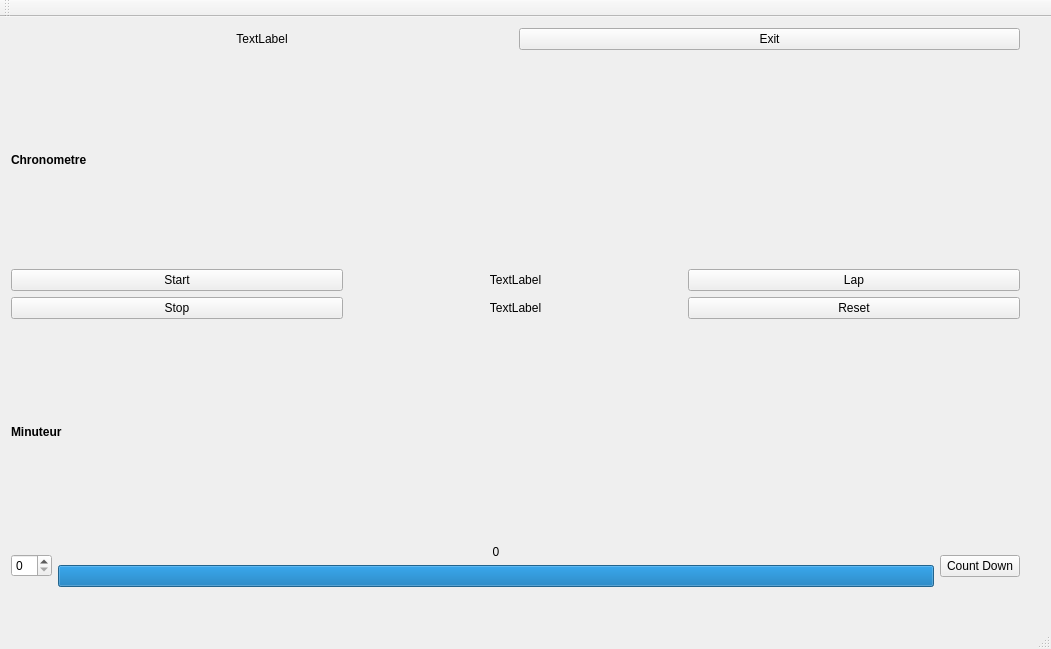
<?xml version="1.0" encoding="UTF-8"?>
<ui version="4.0">
 <class>MainWindow</class>
 <widget class="QMainWindow" name="MainWindow">
  <property name="geometry">
   <rect>
    <x>0</x>
    <y>0</y>
    <width>1051</width>
    <height>649</height>
   </rect>
  </property>
  <property name="windowTitle">
   <string>MainWindow</string>
  </property>
  <widget class="QWidget" name="centralWidget">
   <widget class="QWidget" name="gridLayoutWidget">
    <property name="geometry">
     <rect>
      <x>0</x>
      <y>0</y>
      <width>1031</width>
      <height>581</height>
     </rect>
    </property>
    <layout class="QGridLayout" name="gridLayout">
     <item row="1" column="0">
      <layout class="QVBoxLayout" name="chronometreLayout">
       <item>
        <layout class="QVBoxLayout" name="verticalLayout_3">
         <item>
          <widget class="QLabel" name="label">
           <property name="font">
            <font>
             <weight>75</weight>
             <bold>true</bold>
            </font>
           </property>
           <property name="text">
            <string>Chronometre</string>
           </property>
          </widget>
         </item>
        </layout>
       </item>
       <item>
        <layout class="QVBoxLayout" name="verticalLayout">
         <item>
          <layout class="QHBoxLayout" name="horizontalLayout_5">
           <item>
            <layout class="QHBoxLayout" name="horizontalLayout_8">
             <item>
              <widget class="QPushButton" name="startButton">
               <property name="maximumSize">
                <size>
                 <width>16000000</width>
                 <height>16777215</height>
                </size>
               </property>
               <property name="text">
                <string>Start</string>
               </property>
              </widget>
             </item>
            </layout>
           </item>
           <item>
            <layout class="QHBoxLayout" name="horizontalLayout_7">
             <item>
              <widget class="QLabel" name="chronometerTimeLabel">
               <property name="text">
                <string>TextLabel</string>
               </property>
               <property name="alignment">
                <set>Qt::AlignCenter</set>
               </property>
              </widget>
             </item>
            </layout>
           </item>
           <item>
            <layout class="QHBoxLayout" name="horizontalLayout_6">
             <item>
              <widget class="QPushButton" name="lapButton">
               <property name="text">
                <string>Lap</string>
               </property>
              </widget>
             </item>
            </layout>
           </item>
          </layout>
         </item>
        </layout>
       </item>
       <item>
        <layout class="QVBoxLayout" name="verticalLayout_2">
         <item>
          <layout class="QHBoxLayout" name="horizontalLayout">
           <item>
            <layout class="QHBoxLayout" name="horizontalLayout_4">
             <item>
              <widget class="QPushButton" name="stopButton">
               <property name="text">
                <string>Stop</string>
               </property>
              </widget>
             </item>
            </layout>
           </item>
           <item>
            <layout class="QHBoxLayout" name="horizontalLayout_3">
             <item>
              <widget class="QLabel" name="lastLapLabel">
               <property name="text">
                <string>TextLabel</string>
               </property>
               <property name="alignment">
                <set>Qt::AlignCenter</set>
               </property>
              </widget>
             </item>
            </layout>
           </item>
           <item>
            <layout class="QHBoxLayout" name="horizontalLayout_2">
             <item>
              <widget class="QPushButton" name="resetButton">
               <property name="text">
                <string>Reset</string>
               </property>
              </widget>
             </item>
            </layout>
           </item>
          </layout>
         </item>
        </layout>
       </item>
      </layout>
     </item>
     <item row="2" column="0">
      <layout class="QVBoxLayout" name="minuteurLayout">
       <item>
        <layout class="QVBoxLayout" name="verticalLayout_4">
         <item>
          <widget class="QLabel" name="label_2">
           <property name="font">
            <font>
             <weight>75</weight>
             <bold>true</bold>
            </font>
           </property>
           <property name="text">
            <string>Minuteur</string>
           </property>
          </widget>
         </item>
        </layout>
       </item>
       <item>
        <layout class="QVBoxLayout" name="verticalLayout_5">
         <item>
          <layout class="QHBoxLayout" name="horizontalLayout_9">
           <item>
            <layout class="QHBoxLayout" name="horizontalLayout_12">
             <item>
              <widget class="QSpinBox" name="minuteurSpinBox"/>
             </item>
            </layout>
           </item>
           <item>
            <layout class="QHBoxLayout" name="horizontalLayout_11">
             <item>
              <layout class="QVBoxLayout" name="verticalLayout_6">
               <item>
                <layout class="QVBoxLayout" name="verticalLayout_8">
                 <item>
                  <widget class="QLabel" name="label_3">
                   <property name="text">
                    <string>0</string>
                   </property>
                   <property name="alignment">
                    <set>Qt::AlignCenter</set>
                   </property>
                  </widget>
                 </item>
                </layout>
               </item>
               <item>
                <layout class="QVBoxLayout" name="verticalLayout_7">
                 <item>
                  <widget class="QProgressBar" name="progressBar">
                   <property name="value">
                    <number>100</number>
                   </property>
                   <property name="textVisible">
                    <bool>false</bool>
                   </property>
                   <property name="orientation">
                    <enum>Qt::Horizontal</enum>
                   </property>
                  </widget>
                 </item>
                </layout>
               </item>
              </layout>
             </item>
            </layout>
           </item>
           <item>
            <layout class="QHBoxLayout" name="horizontalLayout_10">
             <item>
              <widget class="QPushButton" name="countDownButton">
               <property name="text">
                <string>Count Down</string>
               </property>
              </widget>
             </item>
            </layout>
           </item>
          </layout>
         </item>
        </layout>
       </item>
      </layout>
     </item>
     <item row="0" column="0">
      <layout class="QVBoxLayout" name="infoLayout">
       <item>
        <layout class="QHBoxLayout" name="horizontalLayout_13">
         <item>
          <layout class="QHBoxLayout" name="horizontalLayout_15">
           <item>
            <widget class="QLabel" name="informationlabel">
             <property name="text">
              <string>TextLabel</string>
             </property>
             <property name="alignment">
              <set>Qt::AlignCenter</set>
             </property>
            </widget>
           </item>
          </layout>
         </item>
         <item>
          <layout class="QHBoxLayout" name="horizontalLayout_14">
           <item>
            <widget class="QPushButton" name="exitButton">
             <property name="text">
              <string>Exit</string>
             </property>
            </widget>
           </item>
          </layout>
         </item>
        </layout>
       </item>
      </layout>
     </item>
    </layout>
   </widget>
  </widget>
  <widget class="QMenuBar" name="menuBar">
   <property name="geometry">
    <rect>
     <x>0</x>
     <y>0</y>
     <width>1051</width>
     <height>28</height>
    </rect>
   </property>
  </widget>
  <widget class="QToolBar" name="mainToolBar">
   <attribute name="toolBarArea">
    <enum>TopToolBarArea</enum>
   </attribute>
   <attribute name="toolBarBreak">
    <bool>false</bool>
   </attribute>
  </widget>
  <widget class="QStatusBar" name="statusBar"/>
 </widget>
 <layoutdefault spacing="6" margin="11"/>
 <resources/>
 <connections>
  <connection>
   <sender>exitButton</sender>
   <signal>clicked()</signal>
   <receiver>MainWindow</receiver>
   <slot>close()</slot>
   <hints>
    <hint type="sourcelabel">
     <x>610</x>
     <y>140</y>
    </hint>
    <hint type="destinationlabel">
     <x>1052</x>
     <y>33</y>
    </hint>
   </hints>
  </connection>
 </connections>
</ui>
